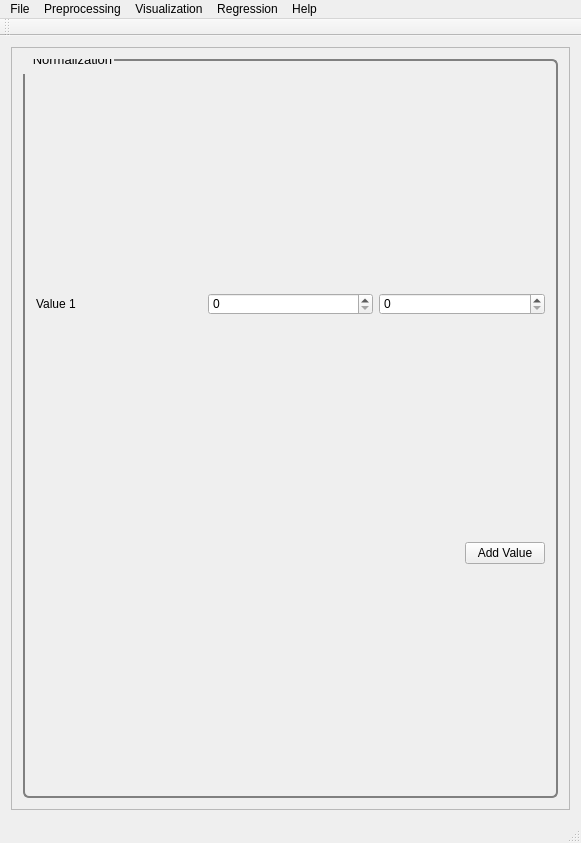
<?xml version="1.0" encoding="UTF-8"?>
<ui version="4.0">
 <class>MainWindow</class>
 <widget class="QMainWindow" name="MainWindow">
  <property name="geometry">
   <rect>
    <x>0</x>
    <y>0</y>
    <width>581</width>
    <height>843</height>
   </rect>
  </property>
  <property name="windowTitle">
   <string>PYSAT</string>
  </property>
  <widget class="QWidget" name="centralWidget">
   <layout class="QVBoxLayout" name="verticalLayout_9">
    <item>
     <widget class="QScrollArea" name="scrollArea">
      <property name="widgetResizable">
       <bool>true</bool>
      </property>
      <widget class="QWidget" name="scrollAreaWidgetContents_2">
       <property name="geometry">
        <rect>
         <x>0</x>
         <y>0</y>
         <width>561</width>
         <height>770</height>
        </rect>
       </property>
       <property name="font">
        <font>
         <pointsize>8</pointsize>
        </font>
       </property>
       <property name="styleSheet">
        <string notr="true">QGroupBox {
  border: 2px solid gray;
  border-radius: 6px;
  margin-top: 0.5em;
}

QGroupBox::title {

  padding-top: -14px;
  padding-left: 8px;
}
</string>
       </property>
       <layout class="QVBoxLayout" name="verticalLayout_8">
        <item>
         <widget class="QGroupBox" name="Normalization">
          <property name="font">
           <font>
            <pointsize>10</pointsize>
           </font>
          </property>
          <property name="title">
           <string>Normalization</string>
          </property>
          <layout class="QVBoxLayout" name="verticalLayout">
           <item>
            <layout class="QVBoxLayout" name="verticalLayout_2">
             <item>
              <layout class="QHBoxLayout" name="horizontalLayout_2">
               <item>
                <widget class="QLabel" name="norm_label">
                 <property name="text">
                  <string>Value 1</string>
                 </property>
                </widget>
               </item>
               <item>
                <widget class="QSpinBox" name="norm_spinBox_9">
                 <property name="maximum">
                  <number>1000</number>
                 </property>
                </widget>
               </item>
               <item>
                <widget class="QSpinBox" name="norm_spinBox">
                 <property name="maximum">
                  <number>1000</number>
                 </property>
                </widget>
               </item>
              </layout>
             </item>
            </layout>
           </item>
           <item>
            <layout class="QHBoxLayout" name="horizontalLayout_25">
             <item>
              <spacer name="horizontalSpacer_6">
               <property name="orientation">
                <enum>Qt::Horizontal</enum>
               </property>
               <property name="sizeHint" stdset="0">
                <size>
                 <width>40</width>
                 <height>20</height>
                </size>
               </property>
              </spacer>
             </item>
             <item>
              <widget class="QPushButton" name="NormValuebutton">
               <property name="text">
                <string>Add Value</string>
               </property>
              </widget>
             </item>
            </layout>
           </item>
          </layout>
          <zorder></zorder>
          <zorder>layoutWidget</zorder>
         </widget>
        </item>
       </layout>
      </widget>
     </widget>
    </item>
   </layout>
  </widget>
  <widget class="QMenuBar" name="menuBar">
   <property name="geometry">
    <rect>
     <x>0</x>
     <y>0</y>
     <width>581</width>
     <height>21</height>
    </rect>
   </property>
   <widget class="QMenu" name="menuFile">
    <property name="title">
     <string>File</string>
    </property>
    <addaction name="actionLoad_Refence_Data"/>
    <addaction name="actionLoad_Unknown_Data"/>
    <addaction name="separator"/>
    <addaction name="actionSave_Current_Plots"/>
    <addaction name="actionSave_Current_Data"/>
    <addaction name="separator"/>
    <addaction name="actionCreate_New_Workflow"/>
    <addaction name="actionSave_Current_Workflow"/>
    <addaction name="separator"/>
    <addaction name="actionExit"/>
   </widget>
   <widget class="QMenu" name="menuPreprocessing">
    <property name="title">
     <string>Preprocessing</string>
    </property>
    <widget class="QMenu" name="menuBaseline_Removal">
     <property name="title">
      <string>Baseline Removal</string>
     </property>
     <addaction name="actionALS"/>
     <addaction name="actionDietrich"/>
     <addaction name="actionPolyFit"/>
     <addaction name="actionAirPLS"/>
     <addaction name="actionFABC"/>
     <addaction name="actionKK"/>
     <addaction name="actionMario"/>
     <addaction name="actionMedian"/>
     <addaction name="actionRubberband"/>
     <addaction name="actionUndecimated_Wavelet"/>
    </widget>
    <widget class="QMenu" name="menuCalibration_Transfer">
     <property name="title">
      <string>Calibration Transfer</string>
     </property>
     <addaction name="actionRatio"/>
     <addaction name="actionTommy_s_Methgod"/>
     <addaction name="actionPiecewise_Direct_Standardization"/>
     <addaction name="actionOthers_3"/>
    </widget>
    <addaction name="actionNormalization"/>
    <addaction name="actionNoise_Reduction"/>
    <addaction name="actionApply_Mask"/>
    <addaction name="actionInterpolate"/>
    <addaction name="actionInstrument_Response"/>
    <addaction name="menuCalibration_Transfer"/>
    <addaction name="menuBaseline_Removal"/>
   </widget>
   <widget class="QMenu" name="menuVisualization">
    <property name="title">
     <string>Visualization</string>
    </property>
    <widget class="QMenu" name="menuClustering">
     <property name="title">
      <string>Clustering</string>
     </property>
     <addaction name="actionK_Means"/>
     <addaction name="actionHierarchical"/>
     <addaction name="actionOthers"/>
     <addaction name="actionOthers_2"/>
    </widget>
    <addaction name="actionPCA"/>
    <addaction name="actionICA"/>
    <addaction name="menuClustering"/>
   </widget>
   <widget class="QMenu" name="menuRegression">
    <property name="title">
     <string>Regression</string>
    </property>
    <addaction name="actionPLS"/>
    <addaction name="actionSM_PLS"/>
    <addaction name="actionICA_Regression"/>
    <addaction name="actionGaussian_Process"/>
    <addaction name="actionMLP"/>
    <addaction name="actionSVM"/>
    <addaction name="actionOthers_4"/>
    <addaction name="actionOthers_5"/>
   </widget>
   <widget class="QMenu" name="menuHelp">
    <property name="title">
     <string>Help</string>
    </property>
    <addaction name="actionIndex"/>
    <addaction name="actionContent_2"/>
    <addaction name="separator"/>
    <addaction name="actionAbout"/>
    <addaction name="actionAbout_QtCreator"/>
   </widget>
   <addaction name="menuFile"/>
   <addaction name="menuPreprocessing"/>
   <addaction name="menuVisualization"/>
   <addaction name="menuRegression"/>
   <addaction name="menuHelp"/>
  </widget>
  <widget class="QToolBar" name="mainToolBar">
   <attribute name="toolBarArea">
    <enum>TopToolBarArea</enum>
   </attribute>
   <attribute name="toolBarBreak">
    <bool>false</bool>
   </attribute>
  </widget>
  <widget class="QStatusBar" name="statusBar"/>
  <action name="actionLoad_Refence_Data">
   <property name="text">
    <string>Load Refence Data</string>
   </property>
  </action>
  <action name="actionLoad_Unknown_Data">
   <property name="text">
    <string>Load Unknown Data</string>
   </property>
  </action>
  <action name="actionSave_Current_Workflow">
   <property name="text">
    <string>Save Current Workflow</string>
   </property>
  </action>
  <action name="actionSave_Current_Plots">
   <property name="text">
    <string>Save Current Plots</string>
   </property>
  </action>
  <action name="actionSave_Current_Data">
   <property name="text">
    <string>Save Current Data</string>
   </property>
  </action>
  <action name="actionCreate_New_Workflow">
   <property name="text">
    <string>Create New Workflow</string>
   </property>
  </action>
  <action name="actionNoise_Reduction">
   <property name="text">
    <string>Noise Reduction</string>
   </property>
  </action>
  <action name="actionApply_Mask">
   <property name="text">
    <string>Apply Mask</string>
   </property>
  </action>
  <action name="actionInterpolate">
   <property name="text">
    <string>Interpolate</string>
   </property>
  </action>
  <action name="actionInstrument_Response">
   <property name="text">
    <string>Instrument Response</string>
   </property>
  </action>
  <action name="actionALS">
   <property name="text">
    <string>ALS</string>
   </property>
  </action>
  <action name="actionDietrich">
   <property name="text">
    <string>Dietrich</string>
   </property>
  </action>
  <action name="actionPolyFit">
   <property name="text">
    <string>PolyFit</string>
   </property>
  </action>
  <action name="actionAirPLS">
   <property name="text">
    <string>AirPLS</string>
   </property>
  </action>
  <action name="actionFABC">
   <property name="text">
    <string>FABC</string>
   </property>
  </action>
  <action name="actionKK">
   <property name="text">
    <string>KK</string>
   </property>
  </action>
  <action name="actionMario">
   <property name="text">
    <string>Mario</string>
   </property>
  </action>
  <action name="actionMedian">
   <property name="text">
    <string>Median</string>
   </property>
  </action>
  <action name="actionRubberband">
   <property name="text">
    <string>Rubberband</string>
   </property>
  </action>
  <action name="actionUndecimated_Wavelet">
   <property name="text">
    <string>Undecimated Wavelet</string>
   </property>
  </action>
  <action name="actionRatio">
   <property name="text">
    <string>Ratio</string>
   </property>
  </action>
  <action name="actionTommy_s_Methgod">
   <property name="text">
    <string>Tommy's Method</string>
   </property>
  </action>
  <action name="actionPiecewise_Direct_Standardization">
   <property name="text">
    <string>Piecewise Direct Standardization</string>
   </property>
  </action>
  <action name="actionPCA">
   <property name="text">
    <string>PCA</string>
   </property>
  </action>
  <action name="actionICA">
   <property name="text">
    <string>ICA</string>
   </property>
  </action>
  <action name="actionK_Means">
   <property name="text">
    <string>K-Means</string>
   </property>
  </action>
  <action name="actionHierarchical">
   <property name="text">
    <string>Hierarchical</string>
   </property>
  </action>
  <action name="actionOthers">
   <property name="text">
    <string>Others...</string>
   </property>
  </action>
  <action name="actionOthers_2">
   <property name="text">
    <string>Others...</string>
   </property>
  </action>
  <action name="actionOthers_3">
   <property name="text">
    <string>Others...</string>
   </property>
  </action>
  <action name="actionPLS">
   <property name="text">
    <string>PLS</string>
   </property>
  </action>
  <action name="actionSM_PLS">
   <property name="text">
    <string>SM-PLS</string>
   </property>
  </action>
  <action name="actionICA_Regression">
   <property name="text">
    <string>ICA Regression</string>
   </property>
  </action>
  <action name="actionGaussian_Process">
   <property name="text">
    <string>Gaussian Process</string>
   </property>
  </action>
  <action name="actionMLP">
   <property name="text">
    <string>MLP</string>
   </property>
  </action>
  <action name="actionSVM">
   <property name="text">
    <string>SVM</string>
   </property>
  </action>
  <action name="actionOthers_4">
   <property name="text">
    <string>Others...</string>
   </property>
  </action>
  <action name="actionOthers_5">
   <property name="text">
    <string>Others...</string>
   </property>
  </action>
  <action name="actionIndex">
   <property name="text">
    <string>Index</string>
   </property>
  </action>
  <action name="actionContent_2">
   <property name="text">
    <string>Content</string>
   </property>
  </action>
  <action name="actionAbout">
   <property name="text">
    <string>About...</string>
   </property>
  </action>
  <action name="actionAbout_QtCreator">
   <property name="text">
    <string>About QtCreator...</string>
   </property>
  </action>
  <action name="actionExit">
   <property name="text">
    <string>Exit</string>
   </property>
  </action>
  <action name="actionNormalization">
   <property name="text">
    <string>Normalization</string>
   </property>
  </action>
 </widget>
 <layoutdefault spacing="6" margin="11"/>
 <resources/>
 <connections/>
</ui>
